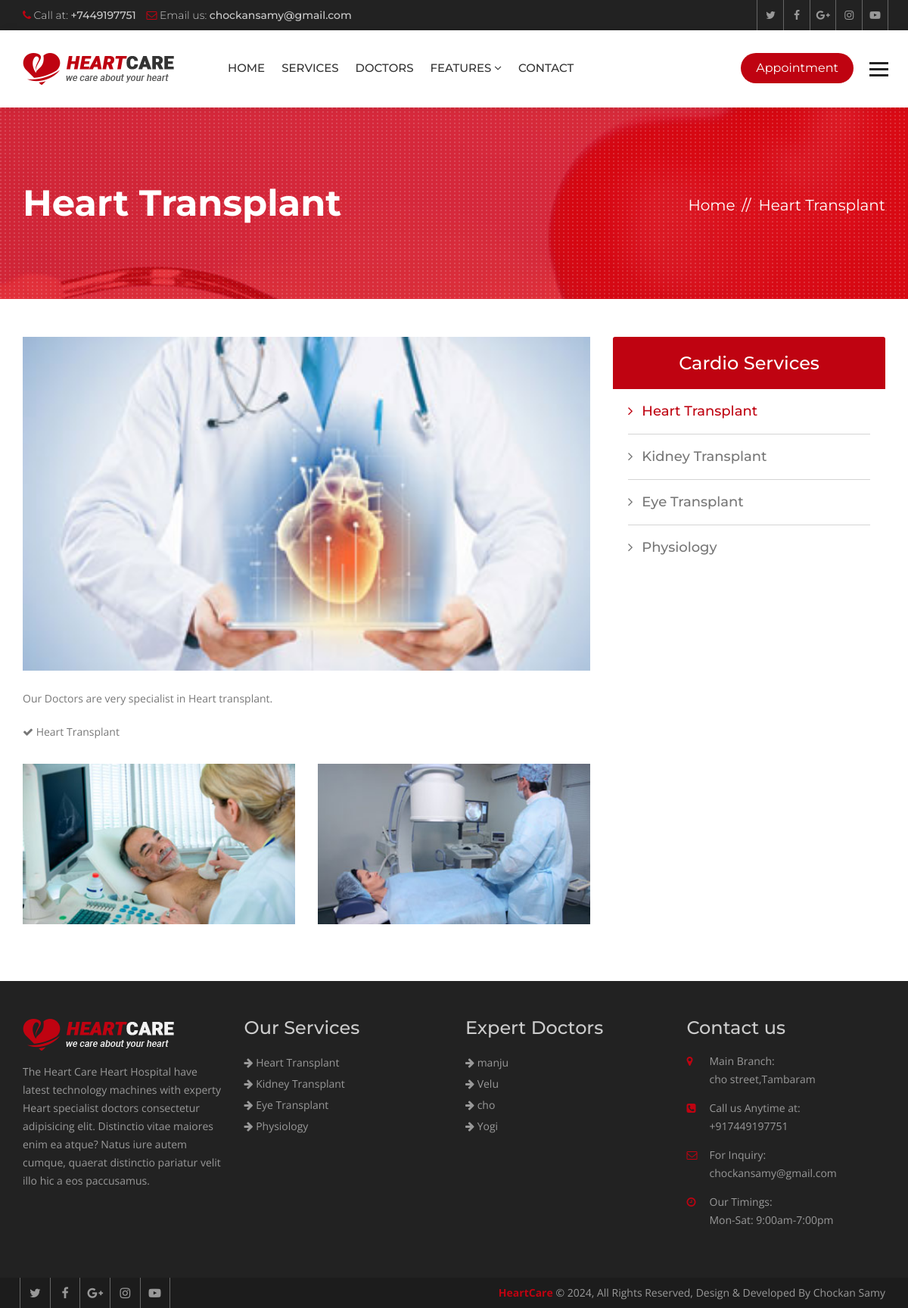
The app's page /services/1/ with its own data.
### hospital/models.py (models this page shows, shortened)
class Service(models.Model):
    title = models.CharField(max_length=120)
    description = models.TextField()
    items = models.ManyToManyField(to='Item',)
    thumbnail = models.ImageField(upload_to='services/')
    cover = models.ImageField(upload_to='services/')
    image1 = models.ImageField(upload_to='services/', blank=True, null=True)
    image2 = models.ImageField(upload_to='services/', blank=True, null=True)

class Item(models.Model):
    title = title = models.CharField(max_length=120)

class Doctor(models.Model):
    name = models.CharField(max_length=120)
    speciality = models.CharField(max_length=120)
    picture = models.ImageField(upload_to="doctors/")
    details = models.TextField()
    experience = models.TextField()
    expertize = models.ManyToManyField(to='Expertize', related_name='doctors')
    twitter = models.CharField(max_length=120, blank=True, null=True)
    facebook = models.CharField(max_length=120, blank=True, null=True)
    instagram = models.CharField(max_length=120, blank=True, null=True)

### hospital/views.py (the view)
# urls.py: path('services/<int:pk>/', views.ServiceDetailView.as_view(),
class ServiceDetailView(DetailView):
    queryset = Service.objects.all()
    template_name = "hospital/service_details.html"
    def get_context_data(self, **kwargs):
        context = super().get_context_data(**kwargs)
        context["services"] = Service.objects.all()
        return context

### hospital/context_processors.py (called while the page is built)
def footer_content(request):
    services = Service.objects.all()
    doctors = Doctor.objects.all()
    context = {
        'services': services,
        'doctors': doctors
    }
    return context

### templates/hospital/service_details.html
{% extends 'base.html' %}
{% block maincontent %}
<div class="inner-banner">
  <div class="container">
    <div class="row">
      <div class="col-md-7">
        <h1>{{ object.title }}</h1>
      </div>
      <div class="col-md-5">
        <ol class="breadcrumb">
          <li><a href="{% url 'index' %}">Home</a></li>
          <li class="active"> {{ object.title }} </li>
        </ol>
      </div>
    </div>
  </div>
</div>
<div class="main-content">
  <div class="service-details">
    <div class="container">
      <div class="row">
        <div class="col-md-8">
          <div class="ser-content">
            <div class="row">
              <div class="col-md-12">
                <div class="ser-thumb"> <img src="{{ object.cover.url }}" alt=""> </div>
                <p>{{ object.description }}</p>
                <ul>
                  {% for item in object.items.all %}
                  <li><i class="fa fa-check"></i>&nbsp;{{ item.title }}</li>
                  {% endfor %}
                </ul>
              </div>
              {% if object.image1 %}
              <div class="col-md-6">
                <div class="ser-thumb"> <img src="{{ object.image1.url }}" alt=""> </div>
              </div>
              {% endif %}
              {% if object.image2 %}
              <div class="col-md-6">
                <div class="ser-thumb"> <img src="{{ object.image2.url }}" alt=""> </div>
              </div>
              {% endif %}
            </div>
          </div>
        </div>
        <div class="col-md-4">
          <div class="services-nav">
            <h3>Cardio Services</h3>
            <ul class="side-nav">
              {% for service in services %}
              <li {% if service.id is object.id %}class="active" {% endif %}><a
                  href="{% url 'service_details' service.id %}"><i class="fa fa-angle-right" aria-hidden="true"></i>
                  {{ service.title }} </a>
                {% endfor %}
              </li>
            </ul>
          </div>
        </div>
      </div>
    </div>
  </div>
</div>
{% endblock maincontent %}

### templates/partials/_footer.html
{% load static %}
<footer class="footer">
  <div class="footer-widgets">
    <div class="container">
      <div class="row">
        <div class="col-md-3 col-sm-6">
          <div class="widget"> <img class="ft-logo" src="{% static 'heartcare/images/footer-logo.png' %}" alt="">
            <p>The Heart Care Heart Hospital have latest technology machines with experty Heart specialist doctors
              consectetur adipisicing elit. Distinctio vitae maiores enim ea atque? Natus iure autem cumque, quaerat
              distinctio pariatur velit illo hic a eos paccusamus. </p>
          </div>
        </div>
        <div class="col-md-3 col-sm-6">
          <div class="widget">
            <h3>Our Services</h3>
            <ul>
              {% for service in services|slice:':8' %}
              <li><a href="{% url 'service_details' service.id %}"><i class="fa fa-arrow-right"></i>
                  {{service.title }}</a></li>
              {% endfor %}
            </ul>
          </div>
        </div>
        <div class="col-md-3 col-sm-6">
          <div class="widget">
            <h3>Expert Doctors</h3>
            <ul>
              {% for doctor in doctors|slice:':8' %}
              <li><a href="{% url 'doctor_details' doctor.id %}"><i class="fa fa-arrow-right"></i> {{ doctor.name }}</a>
              </li>
              {% endfor %}
            </ul>
          </div>
        </div>
        <div class="col-md-3 col-sm-6">
          <div class="widget">
            <h3>Contact us</h3>
            <address>
              <ul>
                <li> <span class="icon"><i class="fa fa-map-marker" aria-hidden="true"></i></span> <span
                    class="add-text"><strong>Main Branch:</strong>cho street,Tambaram</span> </li>
                <li> <span class="icon"><i class="fa fa-phone-square" aria-hidden="true"></i></span> <span
                    class="add-text"><strong>Call us Anytime at:</strong> +917449197751</span> </li>
                <li> <span class="icon"><i class="fa fa-envelope-o" aria-hidden="true"></i></span> <span
                    class="add-text"><strong>For Inquiry:</strong>chockansamy@gmail.com</span> </li>
                <li> <span class="icon"><i class="fa fa-clock-o" aria-hidden="true"></i></span> <span
                    class="add-text"><strong>Our Timings:</strong> Mon-Sat: 9:00am-7:00pm</span> </li>
              </ul>
            </address>
          </div>
        </div>
      </div>
    </div>
  </div>
  <div class="footer-cr">
    <div class="container">
      <div class="row">
        <div class="col-md-6">
          <div class="footer-social"> <a href="#"><i class="fa fa-twitter" aria-hidden="true"></i></a> <a href="#"><i
                class="fa fa-facebook" aria-hidden="true"></i></a> <a href="#"><i class="fa fa-google-plus"
                aria-hidden="true"></i></a> <a href="#"><i class="fa fa-instagram" aria-hidden="true"></i></a> <a
              href="#"><i class="fa fa-youtube-play" aria-hidden="true"></i></a>
          </div>
        </div>
        <div class="col-md-6">
          <p><strong>HeartCare</strong> © {% now 'Y' %}, All Rights Reserved, Design & Developed By Chockan Samy</p>
        </div>
      </div>
    </div>
  </div>
</footer>

### heartcare/static/heartcare/css/custom.css (style rules this page uses)
html body { font-family: 'Open Sans', sans-serif; color: #777777; font-size: 14px; }
p { line-height: 24px; }
body h1, body h2, body h3, body h4, body h5, body h6 { font-family: 'Montserrat', sans-serif; margin: 0px; }
body h1 { font-size: 48px; }
body h3 { font-size: 24px; }
.inner-banner { background: url(../images/inner.jpg) no-repeat top center; position: relative; width: 100%; float: left; padding: 100px 0 100px; background-color: #bf0311; z-index: 0; }
.inner-banner:after { background: url(../images/patt.png); position: absolute; left: 0; top: 0; content: ""; width: 100%; height: 100%; }
.inner-banner .container { position: relative; z-index: 99; }
.inner-banner h1 { color: #fff; font-weight: 700; }
.inner-banner .breadcrumb { text-align: right; background: none; padding: 0px; margin: 15px 0 0; }
.inner-banner .breadcrumb>li, .inner-banner .breadcrumb>li a { color: #fff; font-size: 20px; font-family: 'Montserrat', sans-serif; }
.inner-banner .breadcrumb>li+li::before { color: #fff; content: "// "; padding: 0 5px; }
.main-content { width: 100%; float: left; padding: 50px 0; }
.footer { width: 100%; float: left; background: #222222; padding: 50px 0 0 0; }
.footer .widget { width: 100%; float: left; margin: 0 0 50px; }
.footer .widget ul { margin: 0px; padding: 0px; list-style: none; }
.footer .widget li { line-height: 28px; color: #999999; }
.footer .widget a { color: #999; }
.footer .widget h3 { margin: 0 0 20px; color: #cccccc; line-height: 24px; }
.ft-logo { margin-bottom: 16px; max-width: 100%; height: auto; }
.footer .widget p { line-height: 24px; color: #999999; }
.footer .widget address li { float: left; line-height: 24px; margin-bottom: 14px; width: 100%; }
.widget address .icon { width: 30px; float: left; color: #bf0311; }
.widget address .add-text { float: left; width: 80%; }
.widget address .add-text>strong { display: block; font-weight: 400; }
.footer-cr { width: 100%; float: left; clear: both; background: #1c1c1c; }
.footer-cr p { margin: 0px; line-height: 40px; color: #999999; text-align: right; }
.footer-cr p strong { color: #bf0311; }
.footer-social a { border-left: 1px solid #666666; color: #999999; display: inline-block; font-size: 16px; line-height: 40px; margin-left: -4px; text-align: center; width: 40px; }
.footer-social a:last-child { border-right: 1px solid #666666; }
.ser-thumb>img { height: auto; width: 100%; }
.ser-content ul { margin: 0 0 30px; padding: 0px; list-style: none; }
.ser-content ul li { line-height: 24px; }
.services-nav { width: 100%; float: left; }
.services-nav h3 { background: #222222; color: #fff; display: block; text-align: center; line-height: 69px; font-weight: 500; border-radius: 3px 3px 0 0 }
.services-nav .side-nav { padding: 0px; margin: 0px; list-style: none; }
.services-nav .side-nav li { width: 100%; display: block; line-height: 59px; padding: 0 20px; transition: all ease-in-out 0.3s; -webkit-transition: all ease-in-out 0.3s; }
.services-nav .side-nav li:hover a, .services-nav .side-nav li.active a { color: #7ba43b; }
.services-nav .side-nav li a { display: block; color: #777; border-bottom: 1px solid rgba(0, 0, 0, .17); font-family: 'Montserrat', sans-serif; font-size: 18px; font-weight: 500; transition: all ease-in-out 0.3s; -webkit-transition: all ease-in-out 0.3s; }
.services-nav .side-nav li a .fa { margin-right: 7px; }
.services-nav .side-nav li:last-child { border-radius: 0 0 3px 3px; }
.services-nav .side-nav li:last-child a { border: 0px; }
.ser-content .ser-thumb { margin-bottom: 25px; }
.ser-content p { margin-bottom: 20px; }

### records on screen
Service: title "Heart Transplant", cover (picture), description "Our Doctors are very specialist in Heart transplant.", image1 (picture), image2 (picture)
Item: title "Heart Transplant"
Service: title "Kidney Transplant"
Service: title "Eye Transplant"
Service: title "Physiology"
Doctor: name "manju"
Doctor: name "Velu"
Doctor: name "cho"
Doctor: name "Yogi"
